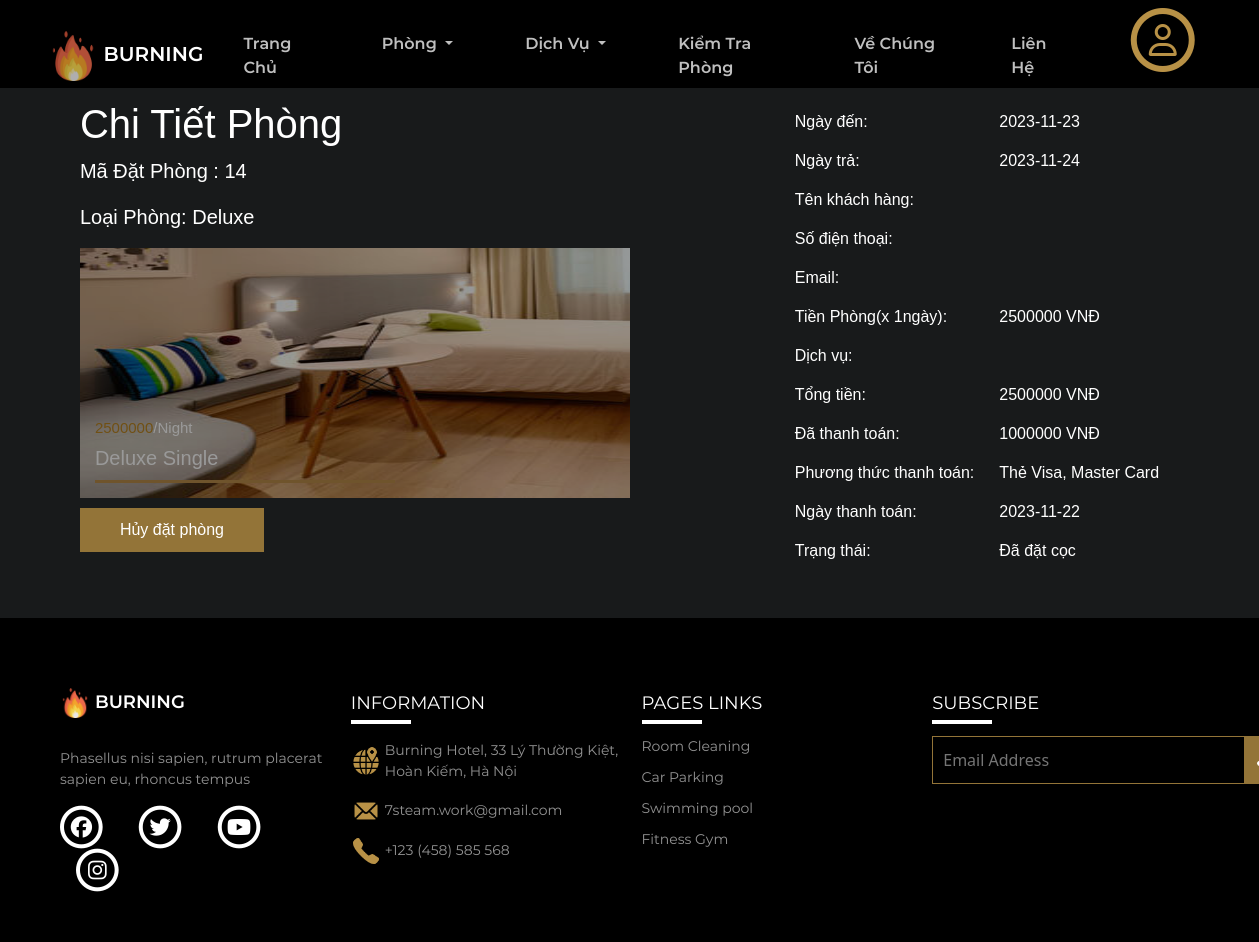
Screenshot of /logged/thongtinphong.php?MaPDP=14 with the database file from the repository.
### tables this page shows
CREATE TABLE `phieudatphong` (
  `MaPDP` int(11) NOT NULL,
  `MaKhachHang` int(11) NOT NULL,
  `MaNhanVien` int(11) DEFAULT NULL,
  `TongTien` double NOT NULL,
  `ThanhToanTruoc` double NOT NULL,
  `PhuongThucThanhToan` varchar(50) NOT NULL,
  `NgayTT` date NOT NULL
);

CREATE TABLE `phong` (
  `MaPhong` int(10) NOT NULL,
  `LoaiPhong` varchar(20) NOT NULL,
  `KieuPhong` varchar(50) NOT NULL,
  `SLMax` int(10) NOT NULL,
  `LoaiGiuong` varchar(50) NOT NULL,
  `GiaPhong` double NOT NULL,
  `IMG` varchar(50) NOT NULL,
  `DienTich` varchar(50) NOT NULL,
  `TamNhin` varchar(50) NOT NULL,
  `MoTa` varchar(500) NOT NULL,
  `TrangThai` varchar(20) NOT NULL
);

CREATE TABLE `chitietdatphong` (
  `MaCTDP` int(11) NOT NULL,
  `MaPDP` int(11) NOT NULL,
  `MaPhong` int(11) NOT NULL,
  `NgayDen` date NOT NULL,
  `NgayDi` date NOT NULL
);

CREATE TABLE `hoadon` (
  `MaHoaDon` int(11) NOT NULL,
  `MaPDP` int(11) NOT NULL,
  `TongTien` double NOT NULL,
  `TinhTrang` varchar(50) NOT NULL
);

### logged/thongtinphong.php (the view, shortened to what this page needs)
<!DOCTYPE html>
<html lang="en">
<head>
    <link rel="stylesheet" href="../css/thongtinphong.css?v=<?php echo time(); ?>" type='text/css'>
    <link rel="stylesheet" href="../css/style.css">
    <link href="https://cdn.jsdelivr.net/npm/bootstrap@5.2.2/dist/css/bootstrap.min.css" rel="stylesheet">
</head>
<body>
    <?php include('header.php'); ?>
    <?php
        include('../config.php');
        $maphieudatphong=$_GET['MaPDP'];
        $sql = "SELECT *FROM phieudatphong AS pdp
                        INNER JOIN chitietdatphong AS ctdp ON pdp.MaPDP = ctdp.MaPDP
                        INNER JOIN phong AS p ON ctdp.MaPhong = p.MaPhong
                        LEFT JOIN phieudichvu AS pdv ON pdp.MaPDP = pdv.MaPDP
                        LEFT JOIN chitietdichvu AS ctdv ON pdv.MaPDV = ctdv.MaPDV
                        LEFT JOIN dichvu AS dv ON ctdv.MaDichVu = dv.MaDichVu
                        INNER JOIN hoadon AS hd ON hd.MaPDP = pdp.MaPDP
                        WHERE pdp.MaPDP = '".$maphieudatphong."' ";
        $result = mysqli_query($con, $sql);
        if (mysqli_num_rows($result) > 0) {
            while ($row = mysqli_fetch_array($result)) {
                $KieuPhong = $row['KieuPhong'];
                $GiaPhong = $row['GiaPhong'];
                $LoaiPhong = $row['LoaiPhong'];
                $TongTien = $row['TongTien'];
                $ThanhToanTruoc = $row['ThanhToanTruoc'];
                $PhuongThucThanhToan=$row['PhuongThucThanhToan'];
                $NgayTT=$row['NgayTT'];
                $IMG = $row['IMG'];
                $NgayDen = $row['NgayDen'];
                $NgayDi = $row['NgayDi'];
                $TinhTrang=$row['TinhTrang'];
                $dichvu =$row['MaPDV'];
            }
        }
        $songay1 = abs(strtotime($NgayDen) - strtotime($NgayDi));
        $songay=floor($songay1 / (60*60*24));
    ?>
    <div class="main">
        <div class="body">
            <div class="inforroom">
                <h1>Chi Tiết Phòng</h1>
                <p class="inforroom1">Mã Đặt Phòng : <?php echo $maphieudatphong ?></p>
                <p class="inforroom1">Loại Phòng: <?php echo $LoaiPhong ?></p>
                <div class="inforanh">
                    <img src="<?php echo $IMG ?>" alt="" width="550px" height="250px">
                    <div class="inforchu">
                        <div class="inforrice">
                            <div class="rice1"><?php echo $GiaPhong ?></div>
                            <div class="rice2">/Night</div>
                        </div>
                        <div class="rice3"> <?php echo $KieuPhong ?> </div>
                    </div>
                </div>
                <a class="huyphong" style="text-decoration: none; padding: 10px 0px; " href="HuyDatPhong.php?MaPDP=<?php echo $maphieudatphong; ?>&MaPDV=<?php echo $dichvu; ?>" onclick="return confirm('Bạn có chắc chắn muốn hủy đặt phòng?')"><button class="btnhuy"> Hủy đặt phòng </button></a>
            </div>
            <div class="inforchitiet">
                <table>
                    <tr>
                        <td>Ngày đến: </td>
                        <td><?php echo  $NgayDen ?></td>
                    </tr>
                    <tr>
                        <td>Ngày trả:</td>
                        <td> <?php echo $NgayDi ?></td>
                    </tr>
                    <tr>
                        <td>Tên khách hàng: </td>
                        <td><?php echo $_SESSION['ten'] ?></td>
                    </tr>
                    <tr>
                        <td>Số điện thoại:</td>
                        <td><?php echo $_SESSION['sdt'] ?></td>
                    </tr>
                    <tr>
                        <td>Email:</td>
                        <td><?php echo $_SESSION['email'] ?></td>
                    </tr>
                    <tr>
                        <td>Tiền Phòng(x <?php echo $songay?>ngày): </td>
                        <td><?php echo $GiaPhong*$songay ?> VNĐ</td>
                    </tr>
                    <tr>
                        <td>Dịch vụ:</td>
                        <td>
                        </td>
                    </tr>
                    <tr>
                        <td>Tổng tiền:</td>
                        <td><?php echo $TongTien ?> VNĐ</td>
                    </tr>
                    <tr>
                        <td>Đã thanh toán: </td>
                        <td><?php echo $ThanhToanTruoc ?> VNĐ</td>
                    </tr>
                    <tr>
                        <td>Phương thức thanh toán: </td>
                        <td><?php echo $PhuongThucThanhToan ?></td>
                    </tr>
                    <tr>
                        <td>Ngày thanh toán: </td>
                        <td><?php echo $NgayTT ?></td>
                    </tr>
                    <tr>
                        <td>Trạng thái:</td>
                        <td>
                        <?php
                           echo $TinhTrang;
                        ?>
                        </td>
                    </tr>
                </table>
            </div>
        </div>
    </div>
    <?php include('footer.php'); ?>
</body>
</html>

### css/thongtinphong.css (style rules this page uses)
.main { width: 100%; }
.body { width: 100%; background-color: rgb(24,26,27 ); display: flex; justify-content: space-around; margin: auto; font-family: Arial, Helvetica, sans-serif; }
.body>div { margin: 50px 0; margin-top: 100px; }
.inforanh { filter:brightness(60%); position: relative; }
.inforchu { position: absolute; top:70%; margin-left: 15px; }
.inforrice { display: flex; font-size: 15px; line-height: 10px; margin-bottom: 10px; }
.rice1 { color: rgb(187, 133, 33); font-size: 15px; }
.rice2 { color: white; font-size: 15px; }
.rice3 { color: white; font-size: 20px; position: relative; }
.rice3::after { content: ""; border-bottom: solid rgb(185, 140, 73); display: block; position: absolute; width: 300px; bottom: -10px; }
h1 { color: white; }
.inforroom1 { color: white; font-size: 20px; }
td { color: white; font-size: 16px; padding: 10px 20px 5px 5px; }
.inforroom .btnhuy { margin-top: 10px; padding: 10px 40px; border: none; background-color: #937438; color: white; }

### css/style.css (style rules this page uses)
html, body { margin: 0; padding: 0; }
* { box-sizing: border-box; margin: 0; padding: 0; outline: none; }
a { text-decoration: none; }

### rows the page displays
phieudatphong: phong.LoaiPhong "Deluxe", phong.IMG (picture), phong.GiaPhong "2500000", phong.KieuPhong "Deluxe Single", chitietdatphong.NgayDen "2023-11-23", chitietdatphong.NgayDi "2023-11-24", chitietdatphong.NgayDen+NgayDi "1", hoadon.TongTien "2500000", ThanhToanTruoc "1000000", PhuongThucThanhToan "Thẻ Visa, Master Card", NgayTT "2023-11-22", hoadon.TinhTrang "Đã đặt cọc"

### other values shown
$maphieudatphong "14"
